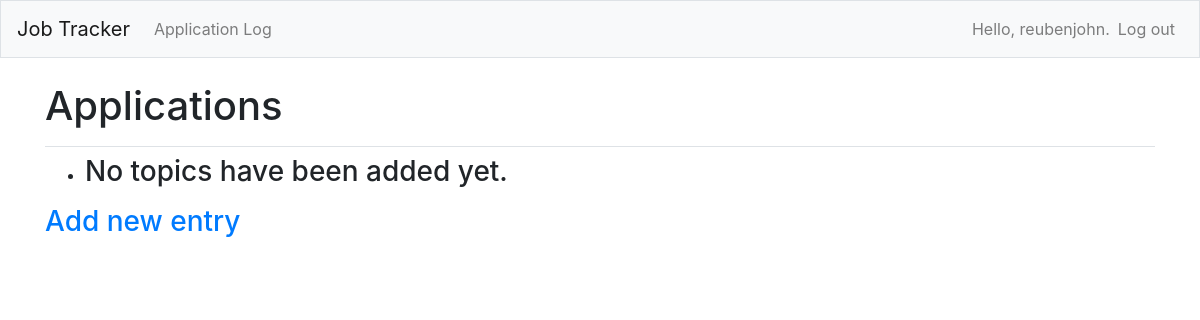
Page /job_log/ (signed in) on the earlier database version.
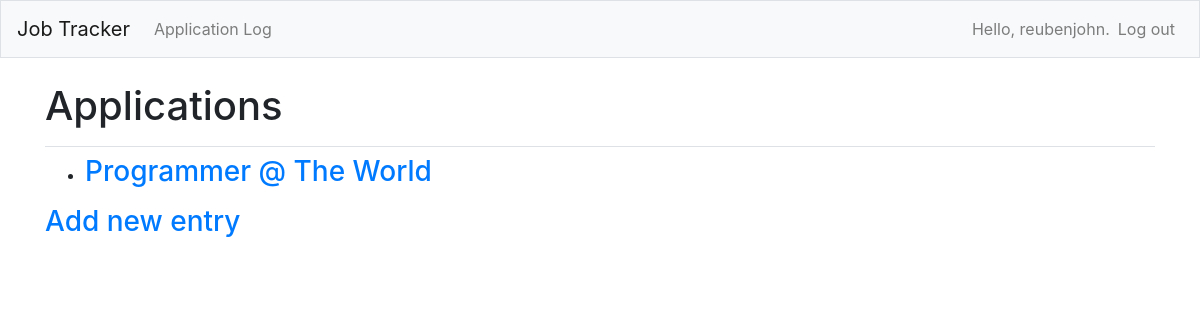
Same page on the later database version.
### job_apps/models.py (models this page shows)
class Application(models.Model):
    STATUSES = [('submitted', 'SUBMITTED'),
                ('accepted', 'ACCEPTED'),
                ('rejected', 'REJECTED')]
    position = models.CharField(max_length=100)
    company = models.CharField(max_length=100)
    post_url = models.CharField(max_length=300)
    contact_name = models.CharField(max_length=100)
    location = models.CharField(max_length=100)
    date_added = models.DateField(auto_now_add=True)
    status = models.CharField(
        max_length=20, choices=STATUSES, default="submitted")
    owner = models.ForeignKey(User, on_delete=models.CASCADE)
    def __str__(self):
        return f"{self.position} @ {self.company}"

### job_apps/views.py (the view)
# urls.py: path('job_log/', views.job_log, name='job_log'),
@login_required
def job_log(request):
    job_log = Application.objects.filter(
        owner=request.user).order_by('date_added')
    context = {'job_log': job_log}
    return render(request, 'job_apps/job_log.html', context)

### job_apps/templates/job_apps/job_log.html
{% extends 'job_apps/base.html' %}
{% block page_header %}
  <h1>Applications</h1>
{% endblock page_header%}
{% block content %}
  <ul>
  {% for log in job_log %}
    <li><h3>
      <a href="{% url 'job_apps:job_entry' log.id %}">{{ log }}</a>
    </h3></li>
  {% empty %}
    <li><h3>No topics have been added yet.</h3></li>
  {% endfor %}
  </ul>
  <h3><a href="{% url 'job_apps:new_job_entry' %}">Add new entry</a></h3>
{% endblock content %}

### job_apps/templates/job_apps/base.html (shortened to what this page needs)
{% load bootstrap4 %}
<!doctype html>
<html lang="en">
<head>
  {% bootstrap_css %}
</head>
<body>
  <nav class="navbar navbar-expand-md navbar-light bg-light mb-4 border">
    <a class="navbar-brand" href="{% url 'job_apps:index'%}">Job Tracker</a>
    <div class="collapse navbar-collapse" id="navbarCollapse">
      <ul class="navbar-nav mr-auto">
        <li class="nav-item">
          <a class="nav-link" href="{% url 'job_apps:job_log'%}">Application Log</a>
        </li>
      </ul>
      <ul class="navbar-nav ml-auto">
        {% if user.is_authenticated %}
          <li class="nav-item">
            <span class="navbar-text">Hello, {{ user.username }}.</span>
          </li>
          <li class="nav-item">
            <a class="nav-link" href="{% url 'users:logout' %}">Log out</a>
          </li>
        {% endif %}
      </ul>
</div>
</nav>
</body>
  <main role="main" class="container">
    <div class="pb-2 mb-2 border-bottom">
      {% block page_header %}{% endblock page_header %}
    </div>
    <div>
      {% block content %}{% endblock content %}
    </div>
  </main>
</body>
</html>

Differences in the rows shown:
added Application: position+company "Programmer @ The World"
Other differences:
text no longer shown: "No topics have been added yet."
